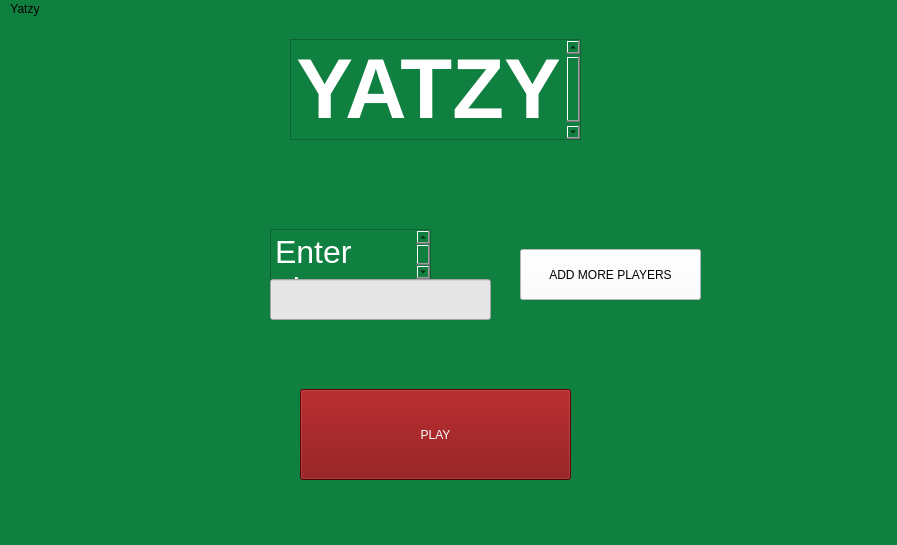
<?xml version="1.0" encoding="UTF-8"?>
<ui version="4.0">
 <class>StartWindow</class>
 <widget class="QMainWindow" name="StartWindow">
  <property name="geometry">
   <rect>
    <x>0</x>
    <y>0</y>
    <width>897</width>
    <height>545</height>
   </rect>
  </property>
  <property name="windowTitle">
   <string>MainWindow</string>
  </property>
  <property name="styleSheet">
   <string notr="true">background-color: rgb(16, 128, 64);</string>
  </property>
  <widget class="QWidget" name="centralwidget">
   <widget class="QTextBrowser" name="textBrowser">
    <property name="geometry">
     <rect>
      <x>290</x>
      <y>20</y>
      <width>291</width>
      <height>101</height>
     </rect>
    </property>
    <property name="html">
     <string>&lt;!DOCTYPE HTML PUBLIC &quot;-//W3C//DTD HTML 4.0//EN&quot; &quot;http://www.w3.org/TR/REC-html40/strict.dtd&quot;&gt;
&lt;html&gt;&lt;head&gt;&lt;meta name=&quot;qrichtext&quot; content=&quot;1&quot; /&gt;&lt;style type=&quot;text/css&quot;&gt;
p, li { white-space: pre-wrap; }
&lt;/style&gt;&lt;/head&gt;&lt;body style=&quot; font-family:'.SF NS Text'; font-size:13pt; font-weight:400; font-style:normal;&quot;&gt;
&lt;p align=&quot;center&quot; style=&quot; margin-top:0px; margin-bottom:0px; margin-left:0px; margin-right:0px; -qt-block-indent:0; text-indent:0px;&quot;&gt;&lt;span style=&quot; font-size:64pt; font-weight:600; color:#ffffff;&quot;&gt;YATZY&lt;/span&gt;&lt;/p&gt;&lt;/body&gt;&lt;/html&gt;</string>
    </property>
   </widget>
   <widget class="QTextBrowser" name="textBrowser_2">
    <property name="geometry">
     <rect>
      <x>270</x>
      <y>210</y>
      <width>161</width>
      <height>51</height>
     </rect>
    </property>
    <property name="html">
     <string>&lt;!DOCTYPE HTML PUBLIC &quot;-//W3C//DTD HTML 4.0//EN&quot; &quot;http://www.w3.org/TR/REC-html40/strict.dtd&quot;&gt;
&lt;html&gt;&lt;head&gt;&lt;meta name=&quot;qrichtext&quot; content=&quot;1&quot; /&gt;&lt;style type=&quot;text/css&quot;&gt;
p, li { white-space: pre-wrap; }
&lt;/style&gt;&lt;/head&gt;&lt;body style=&quot; font-family:'.SF NS Text'; font-size:13pt; font-weight:400; font-style:normal;&quot;&gt;
&lt;p style=&quot; margin-top:0px; margin-bottom:0px; margin-left:0px; margin-right:0px; -qt-block-indent:0; text-indent:0px;&quot;&gt;&lt;span style=&quot; font-size:24pt; color:#ffffff;&quot;&gt;Enter player:&lt;/span&gt;&lt;/p&gt;&lt;/body&gt;&lt;/html&gt;</string>
    </property>
   </widget>
   <widget class="QPushButton" name="pushButton_ADD">
    <property name="geometry">
     <rect>
      <x>520</x>
      <y>230</y>
      <width>181</width>
      <height>51</height>
     </rect>
    </property>
    <property name="styleSheet">
     <string notr="true">background-color: rgb(255, 255, 255);
color: rgb(0, 0, 0);</string>
    </property>
    <property name="text">
     <string>ADD MORE PLAYERS</string>
    </property>
   </widget>
   <widget class="QPushButton" name="pushButton_PLAY">
    <property name="geometry">
     <rect>
      <x>300</x>
      <y>370</y>
      <width>271</width>
      <height>91</height>
     </rect>
    </property>
    <property name="styleSheet">
     <string notr="true">background-color: rgb(128, 0, 2);
font: 34pt &quot;.SF NS Text&quot;;
color: rgb(255, 255, 255);</string>
    </property>
    <property name="text">
     <string>PLAY</string>
    </property>
   </widget>
   <widget class="QLineEdit" name="lineEdit">
    <property name="geometry">
     <rect>
      <x>270</x>
      <y>260</y>
      <width>221</width>
      <height>41</height>
     </rect>
    </property>
    <property name="styleSheet">
     <string notr="true">background-color: rgb(230, 230, 230);
font: 18pt &quot;.SF NS Text&quot;;
color: rgb(0, 0, 0);</string>
    </property>
   </widget>
  </widget>
  <widget class="QMenuBar" name="menubar">
   <property name="geometry">
    <rect>
     <x>0</x>
     <y>0</y>
     <width>897</width>
     <height>22</height>
    </rect>
   </property>
   <widget class="QMenu" name="menuYatzy">
    <property name="title">
     <string>Yatzy</string>
    </property>
   </widget>
   <addaction name="menuYatzy"/>
  </widget>
  <widget class="QStatusBar" name="statusbar"/>
 </widget>
 <resources/>
 <connections/>
</ui>
